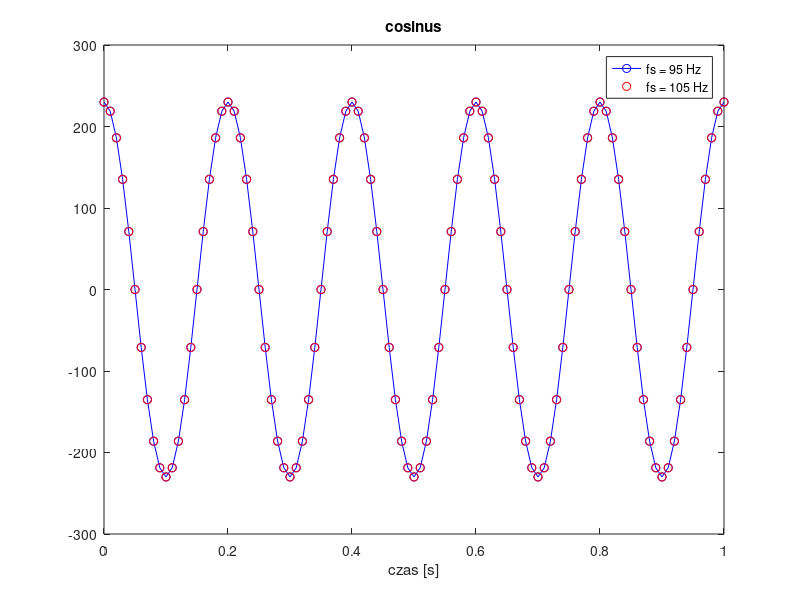

This figure's MATLAB source:
% A
clear all; close all;
A = 230; % V
f = 50;  % Hz
T = 0.1;

fs1 = 10e3;
dt1 = 1/fs1;
t1 = 0:dt1:T;

fs2 = 500;
dt2 = 1/fs2;
t2 = 0:dt2:T;

fs3 = 200;
dt3 = 1/fs3;
t3 = 0:dt3:T;

x1 = A*sin(2*pi*f.*t1);
x2 = A*sin(2*pi*f.*t2);
x3 = A*sin(2*pi*f.*t3);
plot(t1,x1,'b-',t2,x2,'r-o',t3,x3,'k-x'); grid;
title('f = 50 Hz');
legend('fs = 10 kHz','fs = 500 Hz','fs = 200 Hz'); pause;

% B
T = 1;
fs1 = 10e3;
fs2 = 51;  %fs2 = 26;
fs3 = 50;  %fs3 = 25;
fs4 = 49;  %fs4 = 24;

t1 = 0:1/fs1:T;
t2 = 0:1/fs2:T;
t3 = 0:1/fs3:T;
t4 = 0:1/fs4:T;

x1 = A*sin(2*pi*f.*t1);
x2 = A*sin(2*pi*f.*t2);
x3 = A*sin(2*pi*f.*t3);
x4 = A*sin(2*pi*f.*t4);
plot(t1,x1,'b-',t2,x2,'g-o',t3,x3,'r-o',t4,x4,'k-o'); grid; 
title('f = 50 Hz');
legend('fs = 10 kHz','fs = 51 Hz','fs = 50 Hz','fs = 49 Hz'); pause;

% C
fs = 100;
T = 1;
t = 0:1/fs:T;
obieg = 1;
for f = 0:5:300
    x = A*sin(2*pi*f*t);
    plot(t,x,'b-'); 
    title([num2str(obieg), '. obieg, f = ', num2str(f), 'Hz']); pause;
    obieg = obieg + 1;
end

x1 = A*sin(2*pi*5*t);
x2 = A*sin(2*pi*105*t);
x3 = A*sin(2*pi*205*t);
plot(t,x1,'b-'); hold on;
plot(t,x2,'r-o'); hold on;
plot(t,x3,'k-x'); hold off; 
title('sinus'); 
legend('fs = 5 Hz','fs = 105 Hz','fs = 205 Hz'); pause;

% f = k*fs +- fx
% te sinusoidy po spróbkowaniu są nierozróżnialne, zeby tak nie bylo
% max czestotliwosc = polowa czestotliwosci probkowania

x1 = A*sin(2*pi*95*t);
x2 = A*sin(2*pi*195*t);
x3 = A*sin(2*pi*295*t);
plot(t,x1,'b-o'); hold on;
plot(t,x2,'ro'); hold on;
plot(t,x3,'kx'); hold off; 
title('sinus');
legend('fs = 95 Hz','fs = 195 Hz','fs = 295 Hz'); pause;

x1 = A*sin(2*pi*95*t);
x2 = A*sin(2*pi*105*t);
plot(t,x1,'b-o'); hold on;
plot(t,x2,'r-o'); hold off;
title('sinus');
legend('fs = 95 Hz','fs = 105 Hz'); pause;

% dla f = k*fs - fx
% identyczne, tylko ze znakiem minus

% cosinus:

x1 = A*cos(2*pi*5*t);
x2 = A*cos(2*pi*105*t);
x3 = A*cos(2*pi*205*t);
plot(t,x1,'b-'); hold on;
plot(t,x2,'r-o'); hold on;
plot(t,x3,'k-x'); hold off;
title('cosinus');
legend('fs = 5 Hz','fs = 105 Hz','fs = 205 Hz'); pause;

x1 = A*cos(2*pi*95*t);
x2 = A*cos(2*pi*105*t);
plot(t,x1,'b-o'); hold on;
plot(t,x2,'ro'); hold off;
title('cosinus');
legend('fs = 95 Hz','fs = 105 Hz'); pause;

% dla f = k*fs - fx identyczne

xlabel('czas [s]');